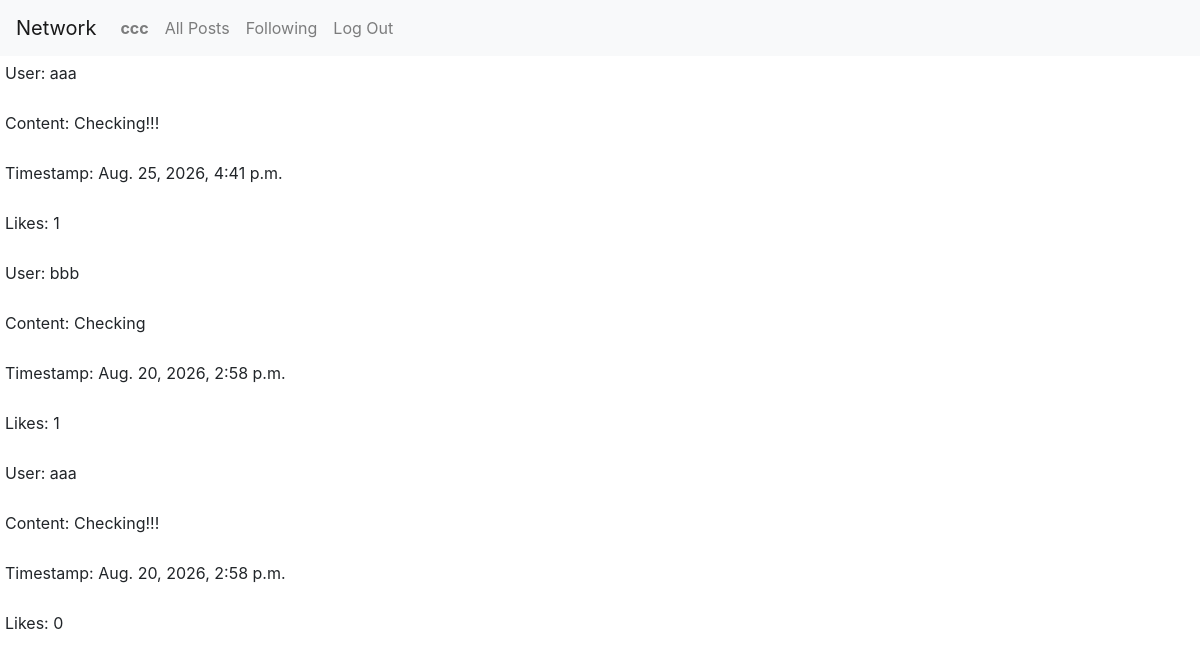
The page /following (signed in) on the database its author committed.
### network/models.py (models this page shows)
class User(AbstractUser):
    pass

class Post(models.Model):
    user = models.ForeignKey(User, on_delete=models.CASCADE)
    content = models.TextField()
    timestamp = models.DateTimeField(auto_now_add=True)

### network/views.py (the view)
# urls.py: path("following", views.following, name = "following"),
@login_required
def following(request):
    loggedUser = request.user
    followedUsers = loggedUser.following.values_list(
        "following",
        flat=True
    )
    posts = Post.objects.filter(user__in = followedUsers).order_by("-timestamp")
    paginator = Paginator(posts, 10)
    pageNumber = request.GET.get("page")
    pageObj = paginator.get_page(pageNumber)
    return render(request, "network/following.html", {
        "posts": pageObj
    })

### network/templates/network/following.html (shortened to what this page needs)
{% extends "network/layout.html" %}
{% load static %}
{% block body %}
    {% for post in posts %}
        <p style="padding: 5px;">User: {{ post.user }}</p>
        <p style="padding: 5px;" id="content-{{ post.id }}">Content: {{ post.content }}</p>
        <p style="padding: 5px;">Timestamp: {{ post.timestamp }}</p>
        <p style="padding: 5px;">Likes: {{ post.like_set.count }}</p>
    {% endfor %}
{% endblock %}

### network/templates/network/layout.html (shortened to what this page needs)
{% load static %}
<!DOCTYPE html>
<html lang="en">
    <head>
        <link rel="stylesheet" href="https://stackpath.bootstrapcdn.com/bootstrap/4.4.1/css/bootstrap.min.css">
        <link href="{% static 'network/styles.css' %}" rel="stylesheet">
    </head>
    <body>
        <nav class="navbar navbar-expand-lg navbar-light bg-light">
            <a class="navbar-brand" href="#">Network</a>
            <div>
              <ul class="navbar-nav mr-auto">
                {% if user.is_authenticated %}
                    <li class="nav-item">
                        <a class="nav-link" href="{% url 'profile' username=user.username %}">
                            <strong>{{ user.username }}</strong>
                        </a>
                    </li>
                {% endif %}
                <li class="nav-item">
                  <a class="nav-link" href="{% url 'index' %}">All Posts</a>
                </li>
                {% if user.is_authenticated %}
                    <li class="nav-item">
                        <a class="nav-link" href="{% url 'following' %}">Following</a>
                    </li>
                    <li class="nav-item">
                        <a class="nav-link" href="{% url 'logout' %}">Log Out</a>
                    </li>
                {% endif %}
              </ul>
            </div>
          </nav>
        <div class="body">
            {% block body %}
            {% endblock %}
        </div>
    </body>
</html>

### rows shown on the page
User: username "ccc"
Post: user "aaa", content "Checking!!!", timestamp "Aug. 25, 2026, 4:41 p.m.", like_set.count "1"
Post: user "bbb", content "Checking", timestamp "Aug. 20, 2026, 2:58 p.m.", like_set.count "1"
Post: user "aaa", content "Checking!!!", timestamp "Aug. 20, 2026, 2:58 p.m.", like_set.count "0"
